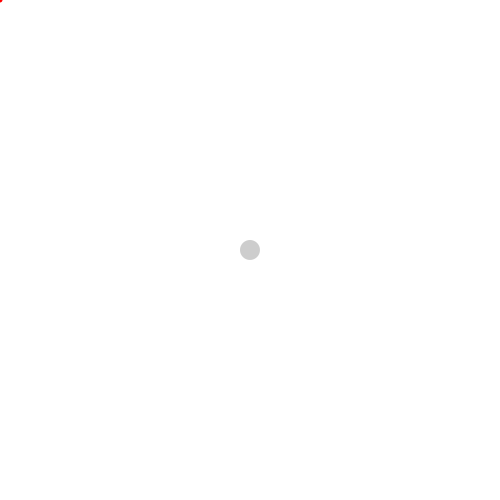
Frame 1 (no input)
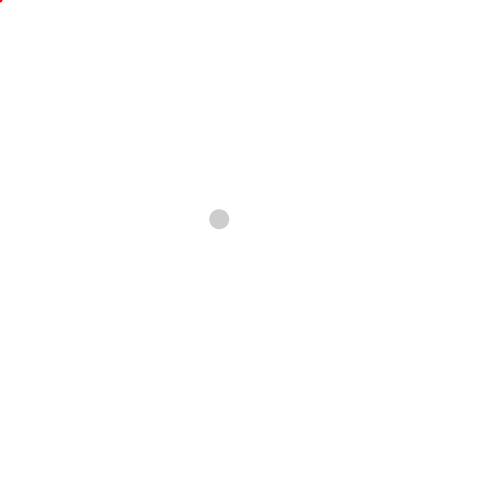
Frame 60 (the mouse pressed at the canvas centre just before this capture)
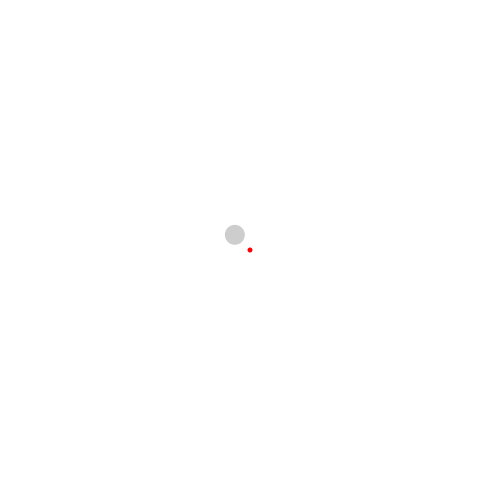
Frame 120 (the mouse held since frame 60 and released just before this capture)

The Processing sketch that drew these frames (run headless with seeded random() and noise(); from frame 60 on, the mouse is pressed at the canvas centre):

// Processing sketch: MouseTrack113
// ── MouseTrack113.pde
ArrayList stones, blocks;

PVector pos, vel, acc;
float drag = 0.99;

void setup(){
  size(500,500);
  smooth();
  frameRate(50);

  stones = new ArrayList();
  blocks = new ArrayList();

  stones.add(new Stone(new PVector(0.0, 0.0)));
  blocks.add(new Block(new PVector(random(width), random(height)), 5));

  pos = new PVector(0,0);
  vel = new PVector(0,0);
  acc = new PVector(0,0);
}

void draw(){
  background(255);
  translate(width*0.5, height*0.5);
  
  updateLists();
}

void keyPressed(){
  if(key == 's') stones.add(new Stone(new PVector(0.0, 0.0)));
  if(key == 'b') stones.add(new Block(new PVector(0.0, 0.0), 5));
}

void updateLists(){
  for(int i=0; i<stones.size(); i++){
    if(((Stone) stones.get(i)).is){
      ((Stone) stones.get(i)).mouseAttractGravity();
      ((Stone) stones.get(i)).draw();
    }
    else {
      stones.remove(i);
    }
  }
  
  for(int i=0; i<blocks.size(); i++){
    if(((Block) blocks.get(i)).is){
      ((Block) blocks.get(i)).draw();
    }
    else {
      blocks.remove(i);
    }
  }
}

// ── Block.pde
class Block{
  boolean is;
  PVector pos, vel, acc;
  float r;
  

  Block(PVector pos, float r){
    is = true;
    
    this.r = r;
    this.pos = new PVector(pos.x, pos.y, 0.0);
    vel = new PVector(0.0, 0.0);
    acc = new PVector(0.0, 0.0);
  }

  void draw(){
    hitStones();
    
    noStroke();
    fill(0,100,0,100);

    ellipse(pos.x,pos.y,r*2,r*2);
  }
  
  void hitStones(){
    float offset = 1.01;
    
    for(int i=0; i<stones.size(); i++){
      PVector tPos = new PVector(((Stone) stones.get(i)).pos.x, ((Stone) stones.get(i)).pos.y);
      float tR = ((Stone) stones.get(i)).r;
      float d2 = ((pos.x-tPos.x)*(pos.x-tPos.x)+(pos.y-tPos.y)*(pos.y-tPos.y));
      
      if(d2 < r*r + tR*tR){
        PVector tVel = new PVector(((Stone) stones.get(i)).vel.x, ((Stone) stones.get(i)).vel.y);
        PVector tAcc = new PVector(((Stone) stones.get(i)).acc.x, ((Stone) stones.get(i)).acc.y);
        float a = atan2(pos.y-tPos.y, pos.x-tPos.x);
        float d = sqrt(d2);
        
        println(d);
        
        tPos.set(pos.x + cos(a)*d*offset, pos.y + sin(a)*d*offset, 0.0);
        
        ((Stone) stones.get(i)).pos.set(tPos);
        ((Stone) stones.get(i)).vel.set(tVel);
        ((Stone) stones.get(i)).acc.set(tAcc);
      }
    }
  }
}

// ── Stone.pde
class Stone{
  boolean is;
  PVector pos, vel, acc;
  float r;

  Stone(PVector pos){
    is = true;
    r = 10;
    
    this.pos = new PVector(pos.x, pos.y, 0.0);
    vel = new PVector(0.0, 0.0);
    acc = new PVector(0.0, 0.0);
  }

  void draw(){
    noStroke();
    fill(0,50);

    vel.add(acc);
    acc.set(0,0,0);
    vel.mult(drag);
    pos.add(vel);

    ellipse(pos.x,pos.y,r*2,r*2);
  }

  void mouseAttractGravity(){
    float speed = 10;

    noStroke();
    fill(255,0,0);
    PVector m = new PVector(mouseX-width*0.5, mouseY-height*0.5);

    ellipse(m.x, m.y, 5, 5);

    if(m != null && pos != null){
      acc.x = cos(atan2(-pos.y+m.y, -pos.x+m.x))*(1/sqrt((pos.x-m.x)*(pos.x-m.x)+(pos.y-m.y)*(pos.y-m.y)))*speed;
      acc.y = sin(atan2(-pos.y+m.y, -pos.x+m.x))*(1/sqrt((pos.x-m.x)*(pos.x-m.x)+(pos.y-m.y)*(pos.y-m.y)))*speed;
    }
  }

  void mousePush(){
    float speed = 10;

    noStroke();
    fill(255,0,0);
    PVector m = new PVector(mouseX-width*0.5, mouseY-height*0.5);

    ellipse(m.x, m.y, 5, 5);

    if(m != null && pos != null){
      acc.x = cos(atan2(pos.y-m.y, pos.x-m.x))*(1/((pos.x-m.x)*(pos.x-m.x)+(pos.y-m.y)*(pos.y-m.y)))*speed;
      acc.y = sin(atan2(pos.y-m.y, pos.x-m.x))*(1/((pos.x-m.x)*(pos.x-m.x)+(pos.y-m.y)*(pos.y-m.y)))*speed;
    }
  }
}
